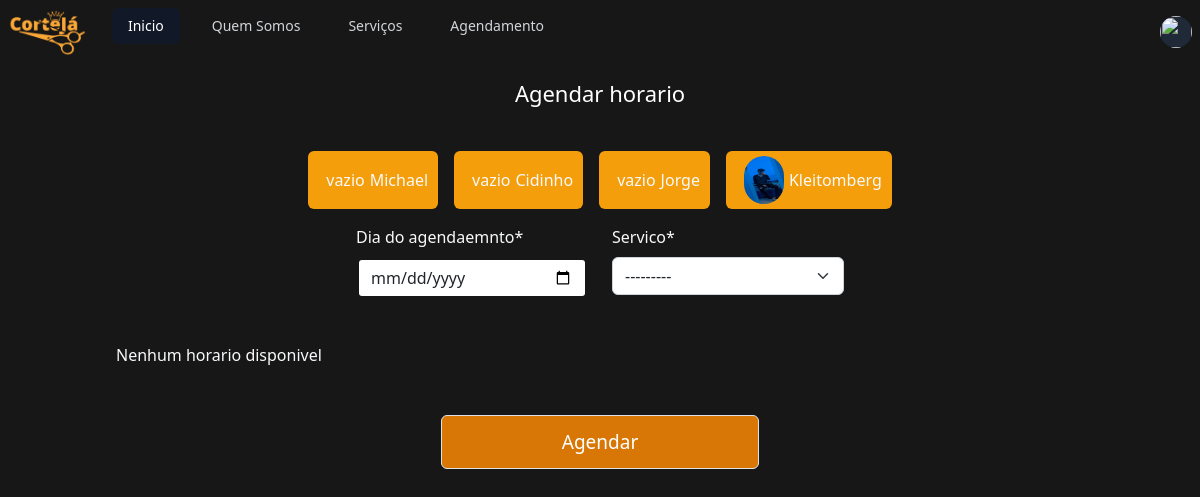
Before: /agendamentos/criar with the older database file.
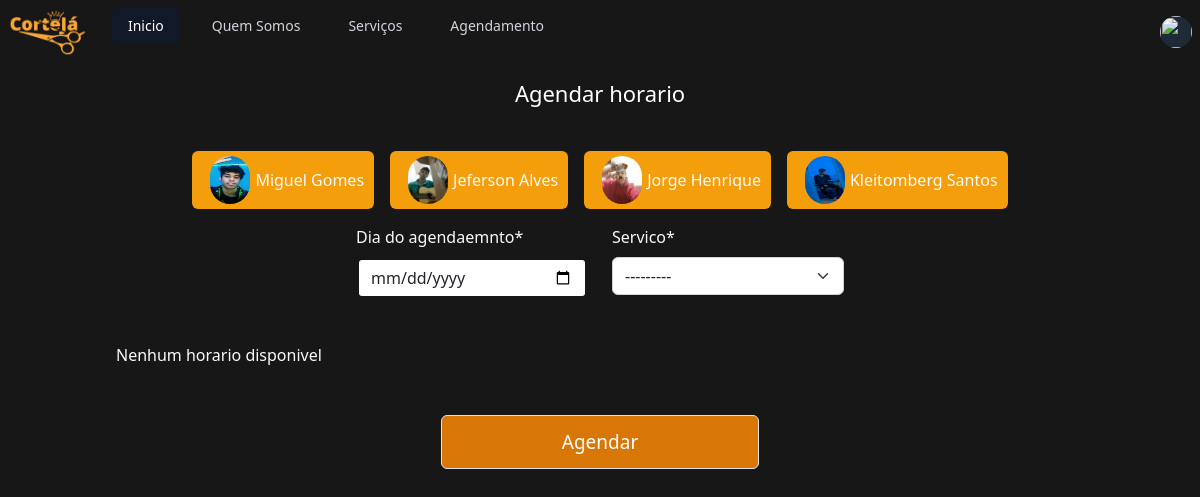
After: the same page with the newer database file.
### core/models.py (models this page shows, shortened)
class Base(models.Model):
    class Meta:
        abstract = True
    criado = models.DateField('Data de criação', auto_now_add=True)
    modificado = models.DateField('Data de modificação', auto_now=True)
    ativo = models.BooleanField('Ativo?', default=True)

class Profissional(Base):
    nome = models.CharField('Cabelereiro', max_length=255)
    foto = models.ImageField('foto', upload_to="imgs/profile_user", blank=True, null=True, help_text='Foto de perfil')

### core/views.py (the view, shortened to what this page needs)
# urls.py: path('agendamentos/criar', CriarAgendamento.as_view(), name='criar_agendamentos'),
class CriarAgendamento(LoginRequiredMixin, CreateView):
      template_name = 'agendamentos/create.html'
      form_class = AgendamentoForm
      success_url = reverse_lazy('index')
      login_url = reverse_lazy('account_login')
      def get_context_data(self, *args, **kwargs):
        context = super().get_context_data(*args, **kwargs)
        context['funcionarios'] = Profissional.objects.all()
        context['horariosM'] = Horarios.objects.all()[:5]
        context['horariosT'] = Horarios.objects.all()[5:]
        context['horariosT'] = Horarios.objects.all()[5:]
        context['show_modal'] = True
        agenda = Agenda.objects.get(funcionario=1)
        horarios = agenda.horarios.all().filter(ativo=True)
        context['horarios'] = horarios
        return context

### core/forms.py
class AgendamentoForm(forms.ModelForm):
    class Meta:
        model = Agendamento
        fields = ['servico', 'funcionario', 'dia','hora']
    def __init__(self, *args, **kwargs):
            super().__init__(*args, **kwargs)
            self.fields['dia'] = forms.DateField(label='Dia do agendaemnto', widget=forms.widgets.DateInput(attrs={'type': 'date',}))

### core/models.py (called while the page is built)
    def __str__(self):
        return self.nome

### core/templates/agendamentos/create.html (shortened to what this page needs)
{% extends '../base.html' %}
{% load static %}
{% load crispy_forms_tags %}
{% block content %}
<div class="container">
<h2 class="hh2 mt-3 text-center"> Agendar horario</h2>
<form method="post" class="my-class text-light">
    <div class="row justify-content-md-center">
     <div class="form-group col-md-auto mb-3 text-center">
        <div class="d-flex gap-3 text-center rolagem">
        {% for f in funcionarios%}
            <div value="{{f.id}}"  id="div_f{{f.id}}" class="bg-amber-500 d-flex  funcionarios rounded-md">
            {% if f.foto %}
            <div class="flex -space-x-2 overflow-hidden">
            <img class="inline-block h-10 w-10 rounded-full foto-url" src="{{f.foto.url}}" alt="">
            </div>
            {% else %}
            vazio
             {% endif %}
            <label for="{{f.nome}}">{{f.nome}}</label>
            </div>
        {% empty%}
        <p>Nenhum funcionario disponivel</p>
        {% endfor%}
    </div>
</div>
   </div>
   <div class="row  justify-content-md-center">
    <div class="form-group col-md-3 ">
        {{ form.dia|as_crispy_field }}
    </div>
    <div class="form-group col-md-3 mb-3">
        {{ form.servico|as_crispy_field }}
    </div>
</div>
<div class="row justify-content-md-center gap-3 mb-3 p-3">
    {% for h in horarios %}
    <div class="card bg-none col-md-auto text-center hh">
        <div class="card-body bg-none text-darkhh">
            <div value=" {{h.horario}}"  id="" class="bg-amber-500 d-flex  funcionarios rounded-md">
            <input name="horarios" id="{{h.id}}" class=" text-dark" type="checkbox" placeholder="{{h.horario}}" value=" {{h.id}}" >
            {{h.horario}}
        </div>
    </div>
</div>
    {% empty%}
    <p>Nenhum horario disponivel</p>
    {% endfor%}
</div>
<div>
    <div class="row mt-3 justify-content-md-center">
        <div class="form-group col-md-4 mb-3">
<button name="logar" value="logar" type="submit" class=" entrar group relative w-full flex justify-center py-3 px-4 border border-transparent text-sm font-medium rounded-md text-white bg-amber-600 hover:bg-amber-700 focus:outline-none focus:ring-2 focus:ring-offset-2 focus:ring-indigo-500">
      <span class="absolute left-0 inset-y-0 flex items-center pl-3">
        </span>
        Agendar
      </button>
    </div>
    </div>
</div>
</form>
</div>
<script src="https://cdn.tailwindcss.com"></script>
{% endblock %}

Changed rows visible on the page:
changed Profissional: foto: picture added; nome "Michael" → "Miguel Gomes"; no longer shows "vazio"
changed Profissional: foto: picture added; nome "Cidinho" → "Jeferson Alves"; no longer shows "vazio"
changed Profissional: foto: picture added; nome "Jorge" → "Jorge Henrique"; no longer shows "vazio"
changed Profissional: nome "Kleitomberg" → "Kleitomberg Santos"
